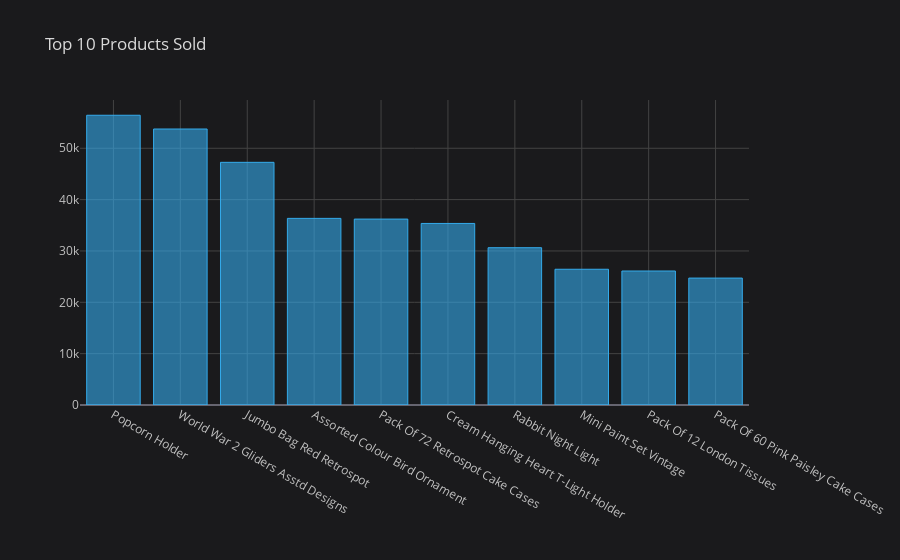

Write notebook code for a chart like this one.
### Markdown cell above
**Here is the visual for the top 10 products sold**

### Code cell
popular_products = df.groupby(by='ProductName', as_index = False)['Quantity'].sum()
popular_products.sort_values('Quantity', ascending = False).head(10).iplot(kind = 'bar', x = 'ProductName', y = 'Quantity', title = 'Top 10 Products Sold', colors = '#34abeb')

### Figure 1 — Plotly figure (JSON) as saved in the notebook; plotly's stock layout.template omitted (floating-point values rounded to 4 significant figures)
{"data": [{"marker": {"color": "rgba(52, 171, 235, 0.6)", "line": {"color": "rgba(52, 171, 235, 1.0)", "width": 1}}, "name": "Quantity", "orientation": "v", "text": "", "x": ["Popcorn Holder", "World War 2 Gliders Asstd Designs", "Jumbo Bag Red Retrospot", "Assorted Colour Bird Ornament", "Pack Of 72 Retrospot Cake Cases", "Cream Hanging Heart T-Light Holder", "Rabbit Night Light", "Mini Paint Set Vintage", "Pack Of 12 London Tissues", "Pack Of 60 Pink Paisley Cake Cases"], "y": [56431, 53751, 47260, 36346, 36208, 35359, 30634, 26437, 26095, 24719], "type": "bar"}], "layout": {"legend": {"bgcolor": "#1A1A1C", "font": {"color": "#D9D9D9"}}, "paper_bgcolor": "#1A1A1C", "plot_bgcolor": "#1A1A1C", "title": {"font": {"color": "#D9D9D9"}, "text": "Top 10 Products Sold"}, "xaxis": {"gridcolor": "#434343", "showgrid": true, "tickfont": {"color": "#C2C2C2"}, "title": {"font": {"color": "#D9D9D9"}, "text": ""}, "zerolinecolor": "#666570", "type": "category", "range": [-0.5, 9.5], "autorange": true}, "yaxis": {"gridcolor": "#434343", "showgrid": true, "tickfont": {"color": "#C2C2C2"}, "title": {"font": {"color": "#D9D9D9"}, "text": ""}, "zerolinecolor": "#666570", "type": "linear", "range": [0, 59400.0], "autorange": true}, "autosize": true}}
